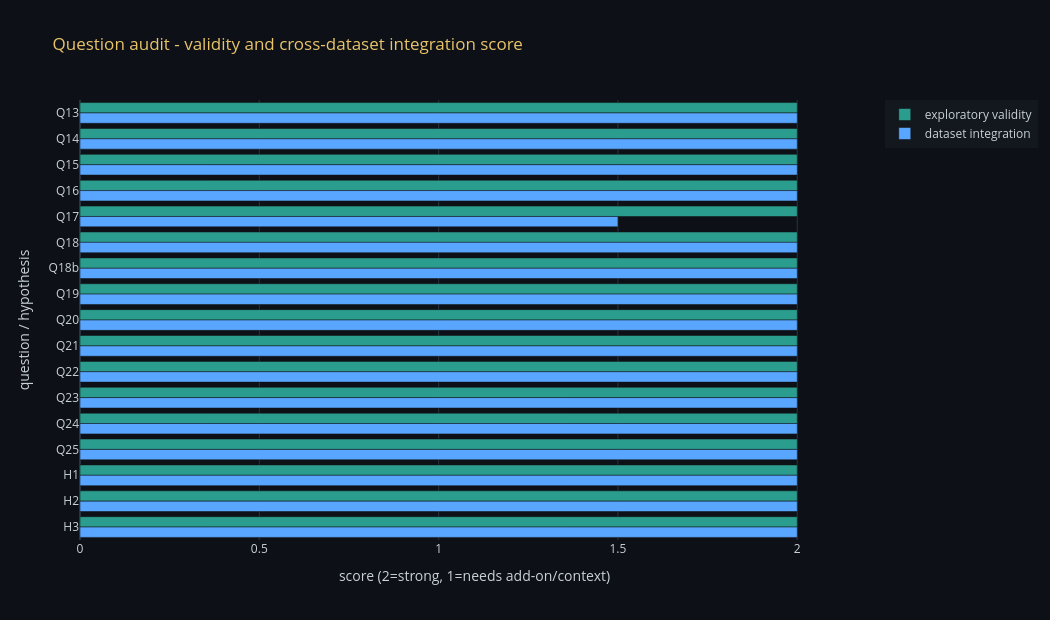

The notebook cell saved with this chart:
### Code cell
# QUESTION_VALIDITY_REVIEW - audit every analysis question before adding extra visuals.
question_review = pd.DataFrame([
    {'section':'Q13', 'question':'Did metro expansion move toward denser population?', 'valid_exploratory':'Yes', 'multi_dataset':'Yes', 'datasets_joined':'S3 metro + S6 district population years', 'review':'Stronger after revision: tests each station opening against the closest available district population year instead of a fixed 2018 hex snapshot.'},
    {'section':'Q14', 'question':'Did post-2014 metro reach Phase-1 ghost terminals?', 'valid_exploratory':'Yes', 'multi_dataset':'Yes', 'datasets_joined':'S3 metro + Phase 1 underused terminals + terminal geographies', 'review':'Strong: directly tests whether new investment covers a Phase-1 gap.'},
    {'section':'Q15', 'question':'Do metro stations connect to the bus/microbus terminal backbone?', 'valid_exploratory':'Yes', 'multi_dataset':'Yes', 'datasets_joined':'S3 metro + Phase 1 terminal geographies + terminal route/flow/underuse metrics', 'review':'Stronger replacement: uses the Phase 1 terminal layer honestly as a single-year integration baseline, not as a fake bus-network time series.'},
    {'section':'Q16', 'question':'Did fastest-growing districts receive new-mode coverage?', 'valid_exploratory':'Yes', 'multi_dataset':'Yes', 'datasets_joined':'S6 districts + S3/S4/S5 integrated stations', 'review':'Strong: connects demographic growth to infrastructure coverage.'},
    {'section':'Q17', 'question':'Are dense hexes also underserved?', 'valid_exploratory':'Yes', 'multi_dataset':'Mostly Phase 1', 'datasets_joined':'Phase 1 population + Phase 1 underserved score', 'review':'Stronger after add-on: moves beyond correlation by naming, ranking, and mapping the exact dense-and-underserved H3 target cells.'},
    {'section':'Q18', 'question':'Does informal share vary with density and motorization?', 'valid_exploratory':'Yes', 'multi_dataset':'Yes', 'datasets_joined':'Phase 1 modal share + Phase 1 population hexes + S7 vehicles', 'review':'Strong after S7 motorization context: tests whether informal transport is demand- or car-substitution driven.'},
    {'section':'Q18b', 'question':'Which new modes close Phase-1 structural gaps?', 'valid_exploratory':'Yes', 'multi_dataset':'Yes', 'datasets_joined':'S3/S4/S5 modes + four Phase-1 gap geographies', 'review':'One of the strongest thesis cells: mode-by-gap coverage matrix.'},
    {'section':'Q19', 'question':'Does GTFS cover the formal network we saw in Phase 1, and where does informal demand remain outside it?', 'valid_exploratory':'Yes', 'multi_dataset':'Yes', 'datasets_joined':'GTFS routes/stops + Phase 1 formal/informal route inventory + Phase 1 stop-level formal/informal boarding', 'review':'Stronger: directly merges the published formal feed with Phase 1 formal and informal evidence to locate the product data gap.'},
    {'section':'Q20', 'question':'Does BRT sit on pre-existing informal demand?', 'valid_exploratory':'Yes', 'multi_dataset':'Yes', 'datasets_joined':'S5 BRT + Phase 1 informal boarding/stop data', 'review':'Strong: distinguishes demand-responsive BRT from greenfield planning.'},
    {'section':'Q21', 'question':'Is informal travel more expensive per km than formal travel?', 'valid_exploratory':'Yes', 'multi_dataset':'Yes', 'datasets_joined':'S1 GTFS fares/shapes + Phase 1 route lengths/vehicle types', 'review':'Strong affordability angle, with method caveat for approximated informal fare.'},
    {'section':'Q22', 'question':'Which districts receive fewer metro stations than population predicts?', 'valid_exploratory':'Yes', 'multi_dataset':'Yes', 'datasets_joined':'S6 district population/centroids + S3 metro stations', 'review':'Strong: produces an interpretable priority ranking.'},
    {'section':'Q23', 'question':'Is Adly Mansour genuinely multimodal or just politically selected?', 'valid_exploratory':'Yes', 'multi_dataset':'Yes', 'datasets_joined':'Integrated formal modes + Phase 1 informal terminals', 'review':'Strong node-level synthesis; random benchmark prevents overclaiming.'},
    {'section':'Q24', 'question':'Can districts be segmented into rollout/market archetypes?', 'valid_exploratory':'Yes', 'multi_dataset':'Yes', 'datasets_joined':'S6 demographics + S3/S4/S5 coverage + Phase 1 informal stops', 'review':'Strong exploratory clustering; useful for Masari prioritization if caveats are kept.'},
    {'section':'Q25', 'question':'Where should Masari connect informal demand into the formal network?', 'valid_exploratory':'Yes', 'multi_dataset':'Yes', 'datasets_joined':'Phase 1 informal stop demand + Phase 2 GTFS/Metro/LRT/BRT formal nodes', 'review':'Product-defining bridge question: visualizes the exact connector layer between System B demand and System A access points.'},
    {'section':'H1', 'question':'Do dense districts receive fewer stations per capita, and is the mismatch spatially clustered?', 'valid_exploratory':'Yes', 'multi_dataset':'Yes', 'datasets_joined':'Q24 district features + spatial centroids', 'review':'Strong inferential extension of Q22/Q24.'},
    {'section':'H2', 'question':'Does LRT have a catchment-population deficit versus recent metro?', 'valid_exploratory':'Yes', 'multi_dataset':'Yes', 'datasets_joined':'S4 LRT + S3 metro + Phase 1 population hexes', 'review':'Strong hypothesis test; directly supports the empty-corridor finding.'},
    {'section':'H3', 'question':'Does BRT align with informal demand better than random corridors?', 'valid_exploratory':'Yes', 'multi_dataset':'Yes', 'datasets_joined':'S5 BRT + Phase 1 informal boarding demand', 'review':'Strong positive-counterexample hypothesis.'},
])
show_df(question_review, title='Question validity audit - does each question add value and merge datasets?',
        caption='Partial questions are kept only because the added visuals below tie them back to Phase-1 gaps or formal/informal asymmetry.',
        highlight_col='multi_dataset', max_rows=20)

score_map = {'Yes': 2, 'Partial': 1, 'Weak before add-on': 1, 'Mostly Phase 1': 1.5}
plot_review = question_review.copy()
plot_review['valid_score'] = plot_review['valid_exploratory'].map(score_map).fillna(0)
plot_review['merge_score'] = plot_review['multi_dataset'].map(score_map).fillna(0)
fig = go.Figure()
fig.add_trace(go.Bar(y=plot_review['section'], x=plot_review['valid_score'], orientation='h', name='exploratory validity', marker_color='#2A9D8F'))
fig.add_trace(go.Bar(y=plot_review['section'], x=plot_review['merge_score'], orientation='h', name='dataset integration', marker_color='#58A6FF'))
fig.update_layout(template='plotly_dark', paper_bgcolor=BG, plot_bgcolor=BG, barmode='group',
    title=dict(text='Question audit - validity and cross-dataset integration score', font=dict(color='#E9C46A')),
    xaxis=dict(title='score (2=strong, 1=needs add-on/context)', range=[0,2.2], color=TXT),
    yaxis=dict(title='question / hypothesis', color=TXT, autorange='reversed'),
    font=dict(color=TXT), height=620, width=1050,
    legend=dict(bgcolor='rgba(22,27,34,0.7)', bordercolor='rgba(88,166,255,0.2)'))
fig.show()

### Figure 1 — Plotly figure (JSON) as saved in the notebook; plotly's stock layout.template omitted (floating-point values rounded to 4 significant figures)
{"data": [{"marker": {"color": "#2A9D8F"}, "name": "exploratory validity", "orientation": "h", "type": "bar", "x": [2.0, 2.0, 2.0, 2.0, 2.0, 2.0, 2.0, 2.0, 2.0, 2.0, 2.0, 2.0, 2.0, 2.0, 2.0, 2.0, 2.0], "y": ["Q13", "Q14", "Q15", "Q16", "Q17", "Q18", "Q18b", "Q19", "Q20", "Q21", "Q22", "Q23", "Q24", "Q25", "H1", "H2", "H3"]}, {"marker": {"color": "#58A6FF"}, "name": "dataset integration", "orientation": "h", "type": "bar", "x": [2.0, 2.0, 2.0, 2.0, 1.5, 2.0, 2.0, 2.0, 2.0, 2.0, 2.0, 2.0, 2.0, 2.0, 2.0, 2.0, 2.0], "y": ["Q13", "Q14", "Q15", "Q16", "Q17", "Q18", "Q18b", "Q19", "Q20", "Q21", "Q22", "Q23", "Q24", "Q25", "H1", "H2", "H3"]}], "layout": {"barmode": "group", "font": {"color": "#C9D1D9"}, "height": 620, "legend": {"bgcolor": "rgba(22,27,34,0.7)", "bordercolor": "rgba(88,166,255,0.2)"}, "paper_bgcolor": "#0D1117", "plot_bgcolor": "#0D1117", "title": {"font": {"color": "#E9C46A"}, "text": "Question audit - validity and cross-dataset integration score"}, "width": 1050, "xaxis": {"color": "#C9D1D9", "range": [0, 2.2], "title": {"text": "score (2=strong, 1=needs add-on/context)"}}, "yaxis": {"autorange": "reversed", "color": "#C9D1D9", "title": {"text": "question / hypothesis"}}}}
